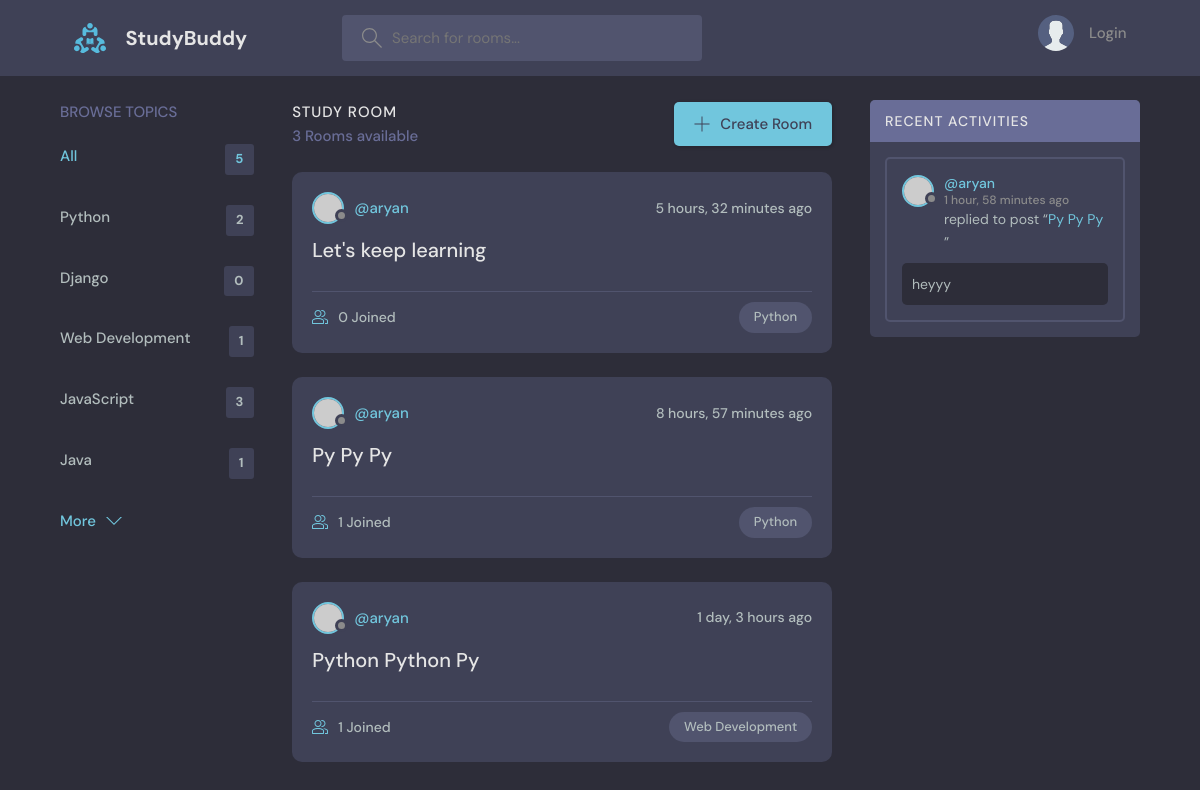
Page /?q=Python on the committed database.
### base/models.py (models this page shows, shortened)
class Topic(models.Model):
    name = models.CharField(max_length=200)

class Room(models.Model):
    host = models.ForeignKey(User, on_delete=models.SET_NULL, null=True)
    topic = models.ForeignKey(Topic, on_delete=models.SET_NULL, null=True)
    name = models.CharField(max_length=200)
    description = models.TextField(null=True, blank=True)
    participants = models.ManyToManyField(User, related_name='participants', blank=True)
    updated = models.DateTimeField(auto_now=True)       # Updated on every updation
    created = models.DateTimeField(auto_now_add=True)   # Only updated when created
    class Meta:
        ordering = ['-updated', '-created']
    def __str__(self):
        return self.name

class Message(models.Model):
    user = models.ForeignKey(User, on_delete=models.CASCADE)
    room = models.ForeignKey(Room, on_delete=models.CASCADE)
    body = models.TextField()
    updated = models.DateTimeField(auto_now=True)       # Updated on every updation
    created = models.DateTimeField(auto_now_add=True)   # Only updated when created
    class Meta:
        ordering = ['-updated', '-created']
    def __str__(self):
        return self.body[0:50]     #* Only the first 50 characters in the preview of message

### base/views.py (the view)
# urls.py: path('', views.home, name="home"),
def home(request):
    q = request.GET.get('q') if request.GET.get('q') != None else ''
    rooms = Room.objects.filter(
        Q(topic__name__icontains=q) |
        Q(name__icontains=q) |
        Q(description__icontains=q)
    )       # topic, name and description: All three are fields in the Room model
    topics = Topic.objects.all()[0:5]
    room_count = rooms.count()
    room_messages = Message.objects.filter(
        Q(room__topic__name__icontains=q)
    )
    context = {'rooms': rooms, 'topics': topics, 'room_count': room_count, 'room_messages': room_messages}
    return render(request, 'base/home.html', context)

### base/templates/base/home.html (shortened to what this page needs)
{% extends 'main.html' %}
{% block content %}
<main class="layout layout--3">
  <div class="container">
    {% include 'base/topics_component.html' %}
    <div class="roomList">
      <div class="roomList__header">
        <div>
          <h2>Study Room</h2>
          <p>{{ room_count }} Rooms available</p>
        </div>
        <a class="btn btn--main" href="{% url 'create-room' %}">
          <svg version="1.1" xmlns="http://www.w3.org/2000/svg" width="32" height="32" viewBox="0 0 32 32">
            <title>add</title>
            <path
              d="M16.943 0.943h-1.885v14.115h-14.115v1.885h14.115v14.115h1.885v-14.115h14.115v-1.885h-14.115v-14.115z"
            ></path>
          </svg>
          Create Room
        </a>
      </div>
      {% include 'base/feed_component.html' %}
    </div>
    {% include 'base/activity_component.html' %}
  </div>
</main>
{% endblock content %}

### base/templates/base/topics_component.html
<div class="topics">
    <div class="topics__header">
      <h2>Browse Topics</h2>
    </div>
    <ul class="topics__list">
      <li>
        <a href="{% url 'home' %}" class="active">All <span>{{ topics.count }}</span></a>
      </li>
      {% for topic in topics %}
        <li>
            <a href="{% url 'home' %}?q={{topic.name}}"> {{topic.name}} <span>{{ topic.room_set.all.count }}</span></a>
        </li>
      {% endfor %}
    </ul>
    <a class="btn btn--link" href="{% url 'topics' %}">
      More
      <svg version="1.1" xmlns="http://www.w3.org/2000/svg" width="32" height="32" viewBox="0 0 32 32">
        <title>chevron-down</title>
        <path d="M16 21l-13-13h-3l16 16 16-16h-3l-13 13z"></path>
      </svg>
    </a>
</div>

### base/templates/base/feed_component.html (shortened to what this page needs)
{% for room in rooms %}
<div class="roomListRoom">
    <div class="roomListRoom__header">
      <a href="{% url 'user-profile' room.host.id %}" class="roomListRoom__author">
        <div class="avatar avatar--small">
          <img src="https://randomuser.me/api/portraits/women/11.jpg" />
        </div>
        <span> @{{room.host.username}} </span>
      </a>
      <div class="roomListRoom__actions">
        <span>{{ room.created | timesince }} ago</span>
      </div>
    </div>
    <div class="roomListRoom__content">
      <a href="{% url 'room' room.id %}"> {{ room.name }} </a>
    </div>
    <div class="roomListRoom__meta">
      <a href="{% url 'room' room.id %}" class="roomListRoom__joined">
        {{ room.participants.all.count }} Joined
      </a>
      <p class="roomListRoom__topic">{{ room.topic.name }}</p>
    </div>
</div>
{% endfor %}

### base/templates/base/activity_component.html (shortened to what this page needs)
<div class="activities">
    <div class="activities__header">
      <h2>Recent Activities</h2>
    </div>
    {% for message in room_messages %}
    <div class="activities__box">
      <div class="activities__boxHeader roomListRoom__header">
        <a href="{% url 'user-profile' message.user.id %}" class="roomListRoom__author">
          <div class="avatar avatar--small">
            <img src="https://randomuser.me/api/portraits/women/11.jpg" />
          </div>
          <p>
            @{{message.user}}
            <span> {{message.created | timesince}} ago</span>
          </p>
        </a>
      </div>
      <div class="activities__boxContent">
        <p>replied to post “<a href="{% url 'room' message.room.id %}"> {{ message.room }} </a>”</p>
        <div class="activities__boxRoomContent">
            {{message}}
        </div>
      </div>
    </div>
    {% endfor %}
</div>

### rows in the picture
Topic: name "Python", room_set.all.count "2"
Topic: name "Django", room_set.all.count "0"
Topic: name "Web Development", room_set.all.count "1"
Topic: name "JavaScript", room_set.all.count "3"
Topic: name "Java", room_set.all.count "1"
Room: host.username "aryan", created "5 hours, 32 minutes", name "Let's keep learning", participants.all.count "0", topic.name "Python"
Room: host.username "aryan", created "8 hours, 57 minutes", name "Py Py Py", participants.all.count "1", topic.name "Python"
Room: host.username "aryan", created "1 day, 3 hours", name "Python Python Py", participants.all.count "1", topic.name "Web Development"
Message: user "aryan", created "1 hour, 58 minutes", room "Py Py Py", body "heyyy"

### other values in the picture
{{ topics.count }} "5"
{{ room_count }} "3"
